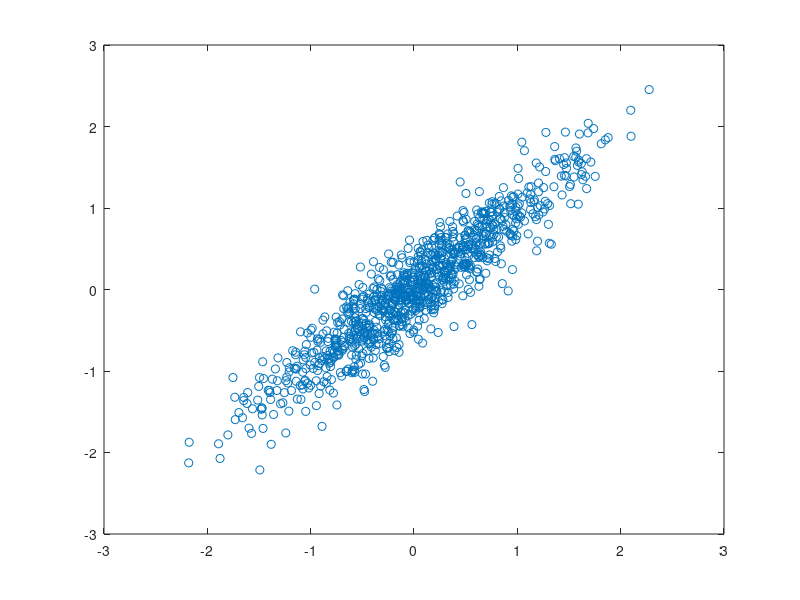
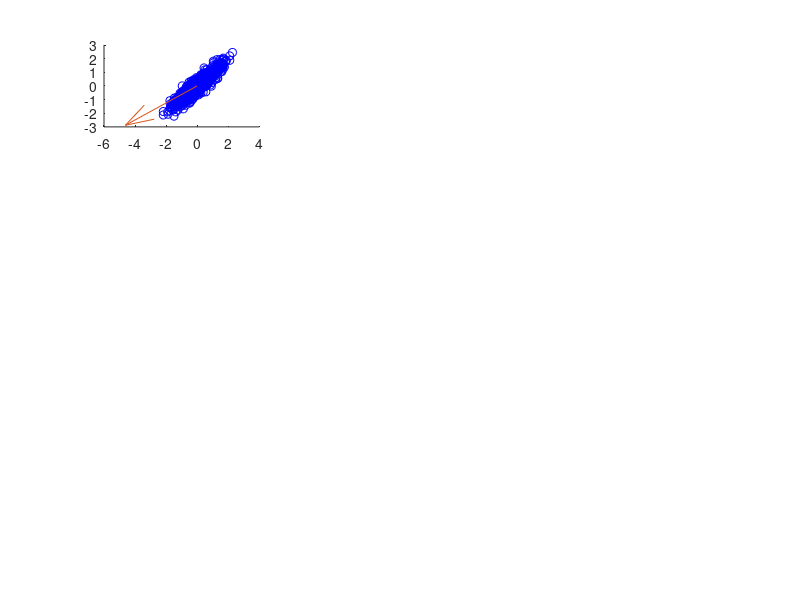

MATLAB code for these plots, in order: (Note: this script raises an error after producing the figures.)
%% load the data
close all;
load('dataLarge1.mat')

n = length(x);
dim = size(x,2);

%% plot the data
% figure()
% hold on;
plot(x(:,1),x(:,2),'o')
%% pick constants

epsilon = 0.5;
steps = 100;

%% randomly initialize
figure()
w = random('Uniform',-1,1,2,1);
subplot(4,3,1)
hold on;
plot(x(:,1),x(:,2),'o','color','blue')
quiver(0,0,w(1),w(2),5);

%%
for i = 1:steps
    y = theta(x(i,:)*w);
    delta_w = epsilon * y *(x(i,:).' - y*w)
    w = delta_w + w;
    if mod(i,10) == 0
        subplot(4,3,i/10+1)
        hold on;
        plot(x(:,1),x(:,2),'o','color','blue');
        quiver(0,0,w(1),w(2),5,'color','red');
    end
end

